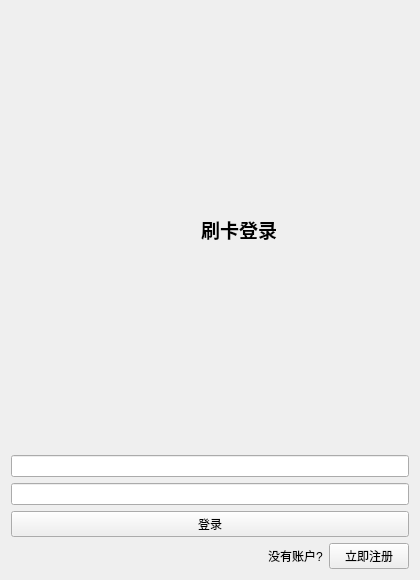
<?xml version="1.0" encoding="UTF-8"?>
<ui version="4.0">
 <class>LoginWidget</class>
 <widget class="QWidget" name="LoginWidget">
  <property name="geometry">
   <rect>
    <x>0</x>
    <y>0</y>
    <width>420</width>
    <height>580</height>
   </rect>
  </property>
  <property name="windowTitle">
   <string>Form</string>
  </property>
  <layout class="QVBoxLayout" name="verticalLayout">
   <item>
    <layout class="QHBoxLayout" name="horizontalLayout_5">
     <item>
      <spacer name="horizontalSpacer_2">
       <property name="orientation">
        <enum>Qt::Horizontal</enum>
       </property>
       <property name="sizeHint" stdset="0">
        <size>
         <width>40</width>
         <height>20</height>
        </size>
       </property>
      </spacer>
     </item>
     <item>
      <widget class="QLabel" name="titleIconLabel">
       <property name="minimumSize">
        <size>
         <width>51</width>
         <height>51</height>
        </size>
       </property>
       <property name="maximumSize">
        <size>
         <width>51</width>
         <height>51</height>
        </size>
       </property>
       <property name="text">
        <string/>
       </property>
       <property name="pixmap">
        <pixmap resource="src.qrc">:/image/shuakadenglu.png</pixmap>
       </property>
       <property name="scaledContents">
        <bool>true</bool>
       </property>
      </widget>
     </item>
     <item>
      <widget class="QLabel" name="titleLabel">
       <property name="text">
        <string>&lt;html&gt;&lt;head/&gt;&lt;body&gt;&lt;p align=&quot;center&quot;&gt;&lt;span style=&quot; font-size:14pt; font-weight:600;&quot;&gt;刷卡登录&lt;/span&gt;&lt;/p&gt;&lt;/body&gt;&lt;/html&gt;</string>
       </property>
      </widget>
     </item>
     <item>
      <spacer name="horizontalSpacer_3">
       <property name="orientation">
        <enum>Qt::Horizontal</enum>
       </property>
       <property name="sizeHint" stdset="0">
        <size>
         <width>40</width>
         <height>20</height>
        </size>
       </property>
      </spacer>
     </item>
    </layout>
   </item>
   <item>
    <layout class="QHBoxLayout" name="horizontalLayout">
     <item>
      <widget class="QLineEdit" name="userLineEdit">
       <property name="toolTip">
        <string>用户名</string>
       </property>
       <property name="text">
        <string/>
       </property>
      </widget>
     </item>
    </layout>
   </item>
   <item>
    <layout class="QHBoxLayout" name="horizontalLayout_3">
     <item>
      <widget class="QLineEdit" name="passwordLineEdit">
       <property name="toolTip">
        <string>密码</string>
       </property>
       <property name="text">
        <string/>
       </property>
      </widget>
     </item>
    </layout>
   </item>
   <item>
    <widget class="QPushButton" name="loginButton">
     <property name="text">
      <string>登录</string>
     </property>
    </widget>
   </item>
   <item>
    <layout class="QHBoxLayout" name="horizontalLayout_4">
     <item>
      <spacer name="horizontalSpacer">
       <property name="orientation">
        <enum>Qt::Horizontal</enum>
       </property>
       <property name="sizeHint" stdset="0">
        <size>
         <width>40</width>
         <height>20</height>
        </size>
       </property>
      </spacer>
     </item>
     <item>
      <widget class="QLabel" name="noCountLabel">
       <property name="text">
        <string>没有账户?</string>
       </property>
      </widget>
     </item>
     <item>
      <widget class="QPushButton" name="registerButton">
       <property name="styleSheet">
        <string notr="true">QPushButton
{
	boder:none;
	color:bule;
}</string>
       </property>
       <property name="text">
        <string>立即注册</string>
       </property>
      </widget>
     </item>
    </layout>
   </item>
  </layout>
 </widget>
 <resources/>
 <connections/>
</ui>
